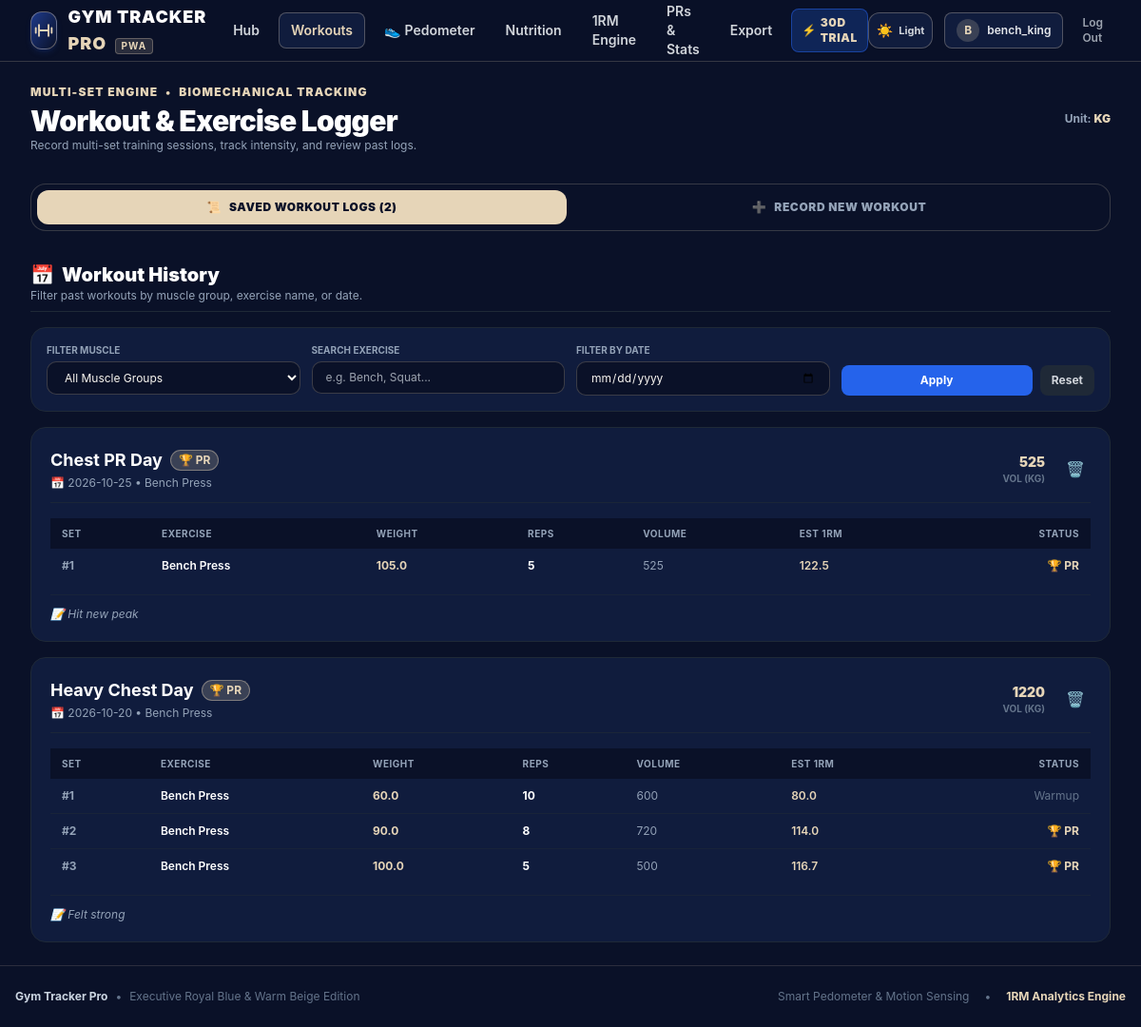
/workouts (signed in), run on the app's committed database.
### tables this page shows
CREATE TABLE users (
            id INTEGER PRIMARY KEY AUTOINCREMENT,
            username TEXT UNIQUE NOT NULL,
            email TEXT UNIQUE NOT NULL,
            password_hash TEXT NOT NULL,
            display_name TEXT,
            unit_preference TEXT DEFAULT 'kg',
            daily_calorie_target INTEGER DEFAULT 2500,
            daily_protein_target INTEGER DEFAULT 160,
            daily_carbs_target INTEGER DEFAULT 250,
            daily_fat_target INTEGER DEFAULT 70,
            created_at TIMESTAMP DEFAULT CURRENT_TIMESTAMP
        , height REAL DEFAULT 175.0, weight REAL DEFAULT 75.0, fitness_goal TEXT DEFAULT 'gain_weight', gemini_api_key TEXT DEFAULT NULL, daily_step_goal INTEGER DEFAULT 10000, subscription_status TEXT DEFAULT 'trial', trial_ends_at TIMESTAMP, is_owner INTEGER DEFAULT 0);

CREATE TABLE workout_sessions (
            id INTEGER PRIMARY KEY AUTOINCREMENT,
            user_id INTEGER NOT NULL REFERENCES users(id) ON DELETE CASCADE,
            title TEXT NOT NULL,
            date TEXT NOT NULL,
            notes TEXT,
            created_at TIMESTAMP DEFAULT CURRENT_TIMESTAMP
        );

CREATE TABLE workout_sets (
            id INTEGER PRIMARY KEY AUTOINCREMENT,
            session_id INTEGER NOT NULL REFERENCES workout_sessions(id) ON DELETE CASCADE,
            user_id INTEGER NOT NULL REFERENCES users(id) ON DELETE CASCADE,
            muscle_group TEXT NOT NULL,
            exercise_name TEXT NOT NULL,
            set_number INTEGER NOT NULL,
            weight REAL NOT NULL,
            reps INTEGER NOT NULL,
            rpe REAL DEFAULT 8.0,
            is_warmup INTEGER DEFAULT 0,
            is_pr INTEGER DEFAULT 0,
            estimated_1rm REAL,
            created_at TIMESTAMP DEFAULT CURRENT_TIMESTAMP
        );

### app.py (the view)
@app.route("/workouts")
@login_required
def workouts():
    today_str = datetime.now().strftime("%Y-%m-%d")
    sessions = WorkoutManager.get_user_workouts(current_user.id)
    return render_template("workouts.html", user=current_user, sessions=sessions, today=today_str)

### templates/workouts.html (shortened to what this page needs)
{% extends "base.html" %}
{% block content %}
<div class="space-y-8">
  <div class="flex flex-col sm:flex-row sm:items-center justify-between gap-4">
    <div>
      <div class="flex items-center gap-2 text-xs uppercase font-black tracking-widest text-[#E6D5B8]">
        <span>Multi-Set Engine</span> • <span>Biomechanical Tracking</span>
      </div>
      <h1 class="text-2xl sm:text-3xl font-black text-white tracking-tight mt-1">Workout & Exercise Logger</h1>
      <p class="text-slate-400 text-xs">Record multi-set training sessions, track intensity, and review past logs.</p>
    </div>
    <div class="flex items-center gap-3">
      <span class="text-xs font-bold text-slate-400">Unit: <strong class="text-[#E6D5B8]">{{ user.unit_preference | upper }}</strong></span>
    </div>
  </div>
  <div class="flex items-center gap-2 p-1.5 rounded-2xl bg-[#0A1128] border border-[#E6D5B8]/20">
    <button type="button" id="tab-btn-history" onclick="switchWorkoutView('history')" class="flex-1 py-2.5 px-4 rounded-xl text-xs font-black uppercase tracking-wider transition flex items-center justify-center gap-2 bg-[#E6D5B8] text-[#0A1128] shadow-sm">
      <span>📜</span> <span>Saved Workout Logs ({{ sessions | length }})</span>
    </button>
    <button type="button" id="tab-btn-new" onclick="switchWorkoutView('new')" class="flex-1 py-2.5 px-4 rounded-xl text-xs font-black uppercase tracking-wider transition flex items-center justify-center gap-2 text-slate-400 hover:text-white">
      <span>➕</span> <span>Record New Workout</span>
    </button>
  </div>
  <section id="section-workout-history" class="space-y-4">
    <div class="flex flex-col sm:flex-row sm:items-center justify-between gap-4 pb-2 border-b border-gray-800">
      <div>
        <h2 class="text-xl font-black text-white flex items-center gap-2">
          <span>📅</span> Workout History
        </h2>
        <p class="text-slate-400 text-xs">Filter past workouts by muscle group, exercise name, or date.</p>
      </div>
    </div>
    <div class="gt-card p-4 bg-[#101C3D] border border-gray-800 grid grid-cols-1 sm:grid-cols-4 gap-3">
      <div>
        <label class="block text-[10px] font-bold text-slate-400 uppercase mb-1">Filter Muscle</label>
        <select id="filter-muscle" class="gt-input w-full text-xs py-2 bg-[#0A1128]">
          <option value="All" selected>All Muscle Groups</option>
        </select>
      </div>
      <div>
        <label class="block text-[10px] font-bold text-slate-400 uppercase mb-1">Search Exercise</label>
        <input type="text" id="filter-exercise" placeholder="e.g. Bench, Squat..." class="gt-input w-full text-xs py-2">
      </div>
      <div>
        <label class="block text-[10px] font-bold text-slate-400 uppercase mb-1">Filter by Date</label>
        <input type="date" id="filter-date" class="gt-input w-full text-xs py-2">
      </div>
      <div class="flex items-end gap-2">
        <button type="button" id="btn-apply-filters" class="flex-1 py-2 px-3 rounded-lg bg-[#2563EB] hover:bg-[#1d4ed8] text-white font-bold text-xs transition">
          Apply
        </button>
        <button type="button" id="btn-reset-filters" class="py-2 px-3 rounded-lg bg-gray-800 text-gray-300 font-bold text-xs hover:bg-gray-700 transition">
          Reset
        </button>
      </div>
    </div>
    <div id="workout-history-list" class="space-y-4">
      {% if sessions | length == 0 %}
        <div class="text-center py-12 bg-[#101C3D] border border-gray-800 rounded-2xl p-8">
          <div class="text-4xl mb-3">🏋️‍♂️</div>
          <h3 class="text-lg font-bold text-white mb-1">No Workouts Recorded</h3>
          <p class="text-slate-400 text-sm">Use the form above to log your first training session.</p>
        </div>
      {% else %}
        {% for s in sessions %}
          <div class="gt-card p-5 border border-gray-800 hover:border-[#2563EB]/40 transition" id="workout-card-{{ s.id }}">
            <div class="flex flex-wrap items-center justify-between gap-3 mb-4 border-b border-gray-800/80 pb-3">
              <div>
                <div class="flex items-center gap-2">
                  <h3 class="text-lg font-bold text-white">{{ s.title }}</h3>
                  {% if s.has_pr %}
                    <span class="px-2 py-0.5 rounded-full text-xs font-bold bg-[#E6D5B8]/20 text-[#E6D5B8] border border-[#E6D5B8]/40 flex items-center gap-1">🏆 PR</span>
                  {% endif %}
                </div>
                <div class="text-xs text-slate-400 mt-0.5">📅 {{ s.date }} • {{ s.exercises_summary | join(', ') }}</div>
              </div>
              <div class="flex items-center gap-4">
                <div class="text-right">
                  <div class="text-sm font-black text-[#E6D5B8]">{{ s.total_volume | int }}</div>
                  <div class="text-[10px] uppercase font-bold text-slate-500">Vol ({{ user.unit_preference }})</div>
                </div>
                <button onclick="deleteWorkoutSession({{ s.id }})" class="text-gray-500 hover:text-red-400 p-1.5 rounded-lg hover:bg-gray-800 transition" title="Delete workout">
                  🗑️
                </button>
              </div>
            </div>
            <div class="overflow-x-auto">
              <table class="w-full text-left text-xs text-gray-300">
                <thead class="text-[10px] uppercase tracking-wider text-slate-400 bg-[#0A1128] rounded-lg">
                  <tr>
                    <th class="py-2 px-3">Set</th>
                    <th class="py-2 px-3">Exercise</th>
                    <th class="py-2 px-3">Weight</th>
                    <th class="py-2 px-3">Reps</th>
                    <th class="py-2 px-3">Volume</th>
                    <th class="py-2 px-3">Est 1RM</th>
                    <th class="py-2 px-3 text-right">Status</th>
                  </tr>
                </thead>
                <tbody class="divide-y divide-gray-800/60">
                  {% for set in s.sets %}
                    <tr class="hover:bg-white/[0.02]">
                      <td class="py-2.5 px-3 font-bold text-slate-400">#{{ set.set_number }}</td>
                      <td class="py-2.5 px-3 font-semibold text-white">{{ set.exercise_name }}</td>
                      <td class="py-2.5 px-3 font-bold text-[#E6D5B8]">{{ set.weight }}</td>
                      <td class="py-2.5 px-3 font-bold text-white">{{ set.reps }}</td>
                      <td class="py-2.5 px-3 text-slate-400">{{ (set.weight * set.reps) | int }}</td>
                      <td class="py-2.5 px-3 text-[#E6D5B8] font-semibold">{{ set.estimated_1rm if set.estimated_1rm else '-' }}</td>
                      <td class="py-2.5 px-3 text-right">
                        {% if set.is_pr %}
                          <span class="text-[#E6D5B8] font-bold">🏆 PR</span>
                        {% elif set.is_warmup %}
                          <span class="text-slate-500">Warmup</span>
                        {% else %}
                          <span class="text-slate-400">Done</span>
                        {% endif %}
                      </td>
                    </tr>
                  {% endfor %}
                </tbody>
              </table>
            </div>
            {% if s.notes %}
              <div class="mt-3 pt-3 border-t border-gray-800/60 text-xs text-slate-400 italic">📝 {{ s.notes }}</div>
            {% endif %}
          </div>
        {% endfor %}
      {% endif %}
    </div>
  </section>
</div>
{% endblock %}

### templates/base.html (shortened to what this page needs)
<!DOCTYPE html>
<html lang="en" class="dark">
<head>
  <script src="https://cdn.tailwindcss.com"></script>
  <link rel="stylesheet" href="/static/css/style.css">
</head>
<body class="bg-[#0A1128] text-gray-100 min-h-screen flex flex-col pb-16 md:pb-0 transition-colors duration-200">
  <header class="sticky top-0 z-50 bg-[#0A1128]/95 backdrop-blur-md border-b border-[#E6D5B8]/20 transition-colors duration-200">
    <div class="max-w-7xl mx-auto px-4 sm:px-6 lg:px-8 h-16 flex items-center justify-between">
      <a href="{{ url_for('dashboard') if current_user.is_authenticated else url_for('index') }}" class="flex items-center gap-3 group">
        <div class="w-10 h-10 rounded-xl bg-gradient-to-br from-[#1E3A8A] to-[#0A1128] border border-[#E6D5B8]/40 flex items-center justify-center shadow-md shadow-blue-900/30 group-hover:border-[#E6D5B8] group-hover:shadow-[0_0_15px_rgba(230,213,184,0.3)] transition">
          <svg class="w-5 h-5 text-[#E6D5B8]" viewBox="0 0 24 24" fill="none" stroke="currentColor" stroke-width="2.2" stroke-linecap="round" stroke-linejoin="round">
            <path d="M6 5v14M18 5v14M2 9v6M22 9v6M6 12h12"/>
          </svg>
        </div>
        <div>
          <span class="font-black text-lg tracking-wider text-white">GYM TRACKER <span class="text-[#E6D5B8]">PRO</span></span>
          <span class="hidden sm:inline-block text-[10px] uppercase font-bold tracking-widest px-1.5 py-0.2 bg-[#E6D5B8]/15 text-[#E6D5B8] rounded ml-1 border border-[#E6D5B8]/30">PWA</span>
        </div>
      </a>
      {% if current_user.is_authenticated %}
      <nav class="hidden md:flex items-center space-x-1 lg:space-x-2 text-sm font-semibold">
        <a href="{{ url_for('dashboard') }}" class="px-3 py-2 rounded-lg hover:text-[#E6D5B8] hover:bg-blue-950/40 transition {{ 'text-[#E6D5B8] bg-[#101C3D] border border-[#E6D5B8]/30' if request.endpoint == 'dashboard' else 'text-gray-300' }}">
          Hub
        </a>
        <a href="{{ url_for('workouts') }}" class="px-3 py-2 rounded-lg hover:text-[#E6D5B8] hover:bg-blue-950/40 transition {{ 'text-[#E6D5B8] bg-[#101C3D] border border-[#E6D5B8]/30' if request.endpoint == 'workouts' else 'text-gray-300' }}">
          Workouts
        </a>
        <a href="{{ url_for('steps_tracker') }}" class="px-3 py-2 rounded-lg hover:text-[#E6D5B8] hover:bg-blue-950/40 transition flex items-center gap-1 {{ 'text-[#E6D5B8] bg-[#101C3D] border border-[#E6D5B8]/30' if request.endpoint == 'steps_tracker' else 'text-gray-300' }}">
          <span>👟</span> Pedometer
        </a>
        <a href="{{ url_for('nutrition') }}" class="px-3 py-2 rounded-lg hover:text-[#E6D5B8] hover:bg-blue-950/40 transition {{ 'text-[#E6D5B8] bg-[#101C3D] border border-[#E6D5B8]/30' if request.endpoint == 'nutrition' else 'text-gray-300' }}">
          Nutrition
        </a>
        <a href="{{ url_for('one_rep_max') }}" class="px-3 py-2 rounded-lg hover:text-[#E6D5B8] hover:bg-blue-950/40 transition {{ 'text-[#E6D5B8] bg-[#101C3D] border border-[#E6D5B8]/30' if request.endpoint == 'one_rep_max' else 'text-gray-300' }}">
          1RM Engine
        </a>
        <a href="{{ url_for('analytics') }}" class="px-3 py-2 rounded-lg hover:text-[#E6D5B8] hover:bg-blue-950/40 transition {{ 'text-[#E6D5B8] bg-[#101C3D] border border-[#E6D5B8]/30' if request.endpoint == 'analytics' else 'text-gray-300' }}">
          PRs & Stats
        </a>
        <a href="{{ url_for('export_view') }}" class="px-3 py-2 rounded-lg hover:text-[#E6D5B8] hover:bg-blue-950/40 transition {{ 'text-[#E6D5B8] bg-[#101C3D] border border-[#E6D5B8]/30' if request.endpoint == 'export_view' else 'text-gray-300' }}">
          Export
        </a>
        <a href="{{ url_for('subscription') }}" class="ml-2 px-2.5 py-1.5 rounded-lg text-xs font-black uppercase tracking-wider flex items-center gap-1 transition shadow-sm {{ 'bg-[#E6D5B8] text-[#0A1128]' if current_user.is_owner_user else 'bg-[#2563EB] text-white' if current_user.subscription_status in ['pro', 'active', 'lifetime_owner'] else 'bg-[#2563EB]/25 text-[#E6D5B8] border border-[#2563EB]/50' if current_user.trial_days_left > 0 else 'bg-rose-950/70 text-rose-300 border border-rose-500/40' }}" title="Subscription & Membership">
          <span>{{ '👑' if current_user.is_owner_user else '⭐' if current_user.subscription_status in ['pro', 'active', 'lifetime_owner'] else '⚡' if current_user.trial_days_left > 0 else '🔒' }}</span>
          <span>{{ current_user.subscription_badge.short_label }}</span>
        </a>
      </nav>
      {% endif %}
      <div class="flex items-center gap-2 sm:gap-3">
        <button type="button" class="btn-theme-toggle p-2 rounded-xl bg-[#101C3D] border border-[#E6D5B8]/30 hover:border-[#E6D5B8] text-gray-300 hover:text-white transition flex items-center gap-1.5 shadow-sm text-xs font-bold" title="Toggle Dark / White Theme">
          <span class="theme-icon text-sm">☀️</span>
          <span class="theme-label hidden sm:inline text-[11px]">Light</span>
        </button>
        {% if current_user.is_authenticated %}
        <a href="{{ url_for('profile') }}" class="flex items-center gap-2 px-3 py-1.5 rounded-lg bg-[#101C3D] border border-[#E6D5B8]/30 hover:border-[#E6D5B8] transition" title="Profile Settings">
          <div class="w-6 h-6 rounded-full bg-[#E6D5B8]/20 text-[#E6D5B8] flex items-center justify-center text-xs font-bold">
            {{ current_user.display_name[0] | upper }}
          </div>
          <span class="text-xs font-semibold text-gray-200 hidden sm:inline">{{ current_user.display_name }}</span>
        </a>
        <a href="{{ url_for('logout') }}" class="text-xs font-semibold text-gray-400 hover:text-red-400 px-2 py-1.5 rounded-lg transition" title="Sign Out">
          Log Out
        </a>
        {% endif %}
      </div>
    </div>
  </header>
  <main class="flex-1 w-full max-w-7xl mx-auto px-4 sm:px-6 lg:px-8 py-6">
    {% block content %}{% endblock %}
  </main>
  <footer class="border-t border-[#E6D5B8]/15 py-6 text-center text-xs text-slate-500 mt-auto">
    <div class="max-w-7xl mx-auto px-4 flex flex-col sm:flex-row items-center justify-between gap-3">
      <div class="flex items-center gap-2">
        <span class="font-bold text-slate-300">Gym Tracker Pro</span>
        <span>•</span>
        <span>Executive Royal Blue & Warm Beige Edition</span>
      </div>
      <div class="flex items-center gap-4">
        <span>Smart Pedometer & Motion Sensing</span>
        <span>•</span>
        <span class="text-[#E6D5B8] font-bold">1RM Analytics Engine</span>
      </div>
    </div>
  </footer>
</body>
</html>

### data on the page
users: subscription_status "⚡", display_name "B", display_name "bench_king", unit_preference "KG"
workout_sessions: title "Chest PR Day", date "2026-10-25", exercises_summary "Bench Press", total_volume "525", notes "Hit new peak"
workout_sets: set_number "1", exercise_name "Bench Press", weight "105.0", reps "5", (set.weight*set.reps)|int "525", estimated_1rm "122.5", is_pr "🏆 PR"
workout_sessions: title "Heavy Chest Day", date "2026-10-20", exercises_summary "Bench Press", total_volume "1220", notes "Felt strong"
workout_sets: set_number "1", exercise_name "Bench Press", weight "60.0", reps "10", (set.weight*set.reps)|int "600", estimated_1rm "80.0", is_pr "Warmup"
workout_sets: set_number "2", exercise_name "Bench Press", weight "90.0", reps "8", (set.weight*set.reps)|int "720", estimated_1rm "114.0", is_pr "🏆 PR"
workout_sets: set_number "3", exercise_name "Bench Press", weight "100.0", reps "5", (set.weight*set.reps)|int "500", estimated_1rm "116.7", is_pr "🏆 PR"

### other printed values
{{ current_user.subscription_badge.short_label }} "30D TRIAL"
{{ sessions | length }} "2"
